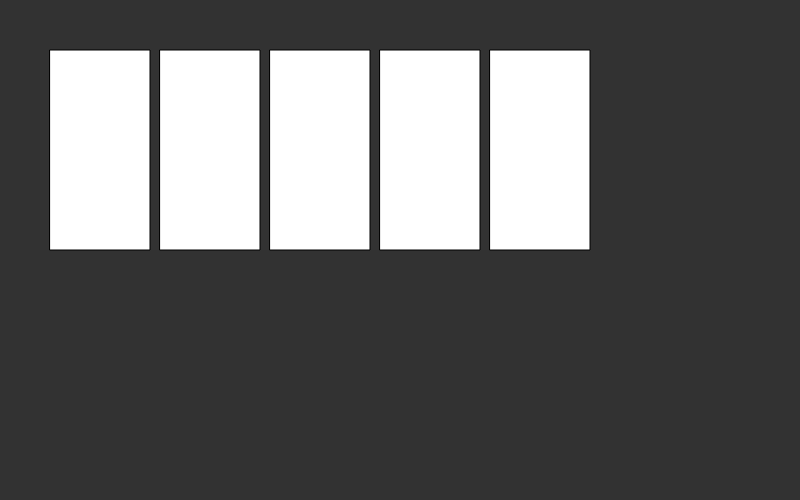
Frame 1 (no input)
Frame 60 (no input): identical to frame 1, image omitted
Frame 120 (the mouse pressed at the canvas centre since frame 60): identical to frame 1, image omitted

The p5.js sketch that drew this single still picture (run headless with seeded random() and noise() and a simulated clock; from frame 60 on, the mouse is pressed at the canvas centre):

// p5.js sketch
// ── sketch.js
var button = {
  w: 100,
  h: 200,
  gap: 10
}
var howManyButtons = 5;

function setup() {
  createCanvas(800, 500);
}

function draw() {
  background(50);

  var startX = 50;
  var startY = 50;

  for (var i = 0; i < howManyButtons; i++) {
    if (mouseX > startX + (button.w + button.gap) * i &&
      mouseX < startX + (button.w + button.gap) * i + button.w &&
      mouseY > startY &&
      mouseY < startY + button.h) {
      if (mouseIsPressed) {
        fill(255, 0, 0);
      } else {
        fill(255, 255, 0);
      }
    } else {
      fill(255);
    }
    rect(startX + (button.w + button.gap) * i, startY,
      button.w, button.h);
  }

}
